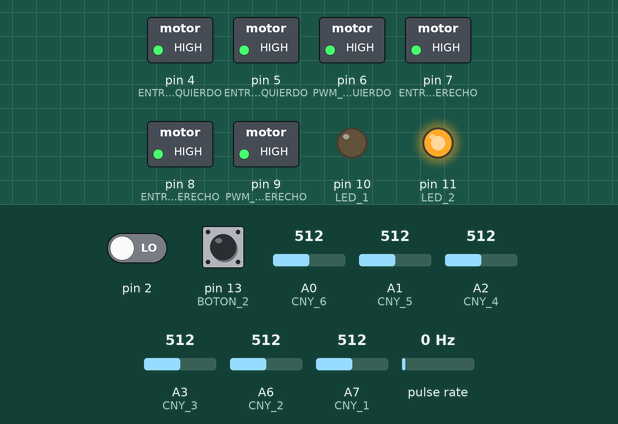
Recording of a sketch running on a simulated Arduino Nano, built with avr-gcc and run on an emulated ATmega328P. Parts: switched loads named in the sketch (green lamp = pin HIGH), output pins drawn as LEDs (lit = HIGH). Wiring (inferred from the names in the program): pulse sensor: data pin 3. Dashed ring = blinking. Inputs (shaded band) come from the test bench; at power-on: pin 13 (BOTON_2) LOW, A0 (CNY_6) = 512, A1 (CNY_5) = 512, pin 2 LOW, A2 (CNY_4) = 512, A3 (CNY_3) = 512, A6 (CNY_2) = 512, A7 (CNY_1) = 512, pulse rate 0 Hz.

Above: at 1.2 s.
1.3 s: pin 13 (BOTON_2) pulled HIGH for 0.15 s
At 1.9 s:
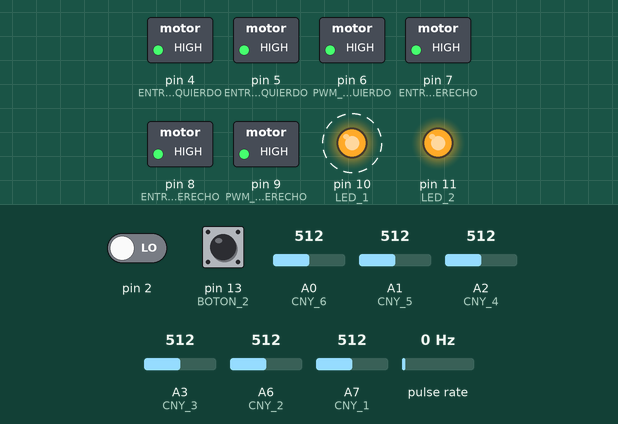
4.4 s: A0 (CNY_6) set to 188
7.4 s: A0 (CNY_6) set to 169
8.9 s: pin 13 (BOTON_2) pulled HIGH for 1 s
At 9.5 s:
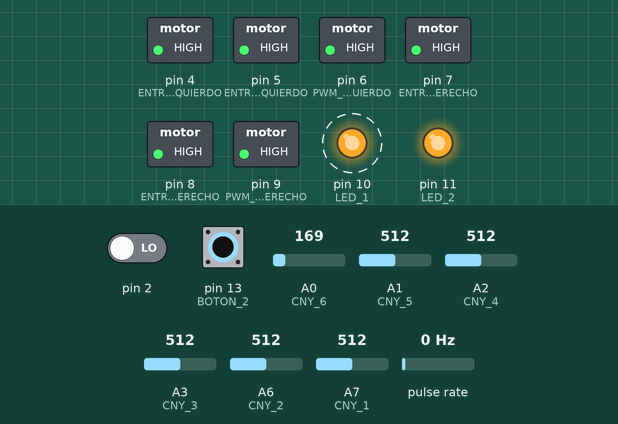
12.9 s: pin 13 (BOTON_2) pulled HIGH for 3.2 s
At 14.5 s:
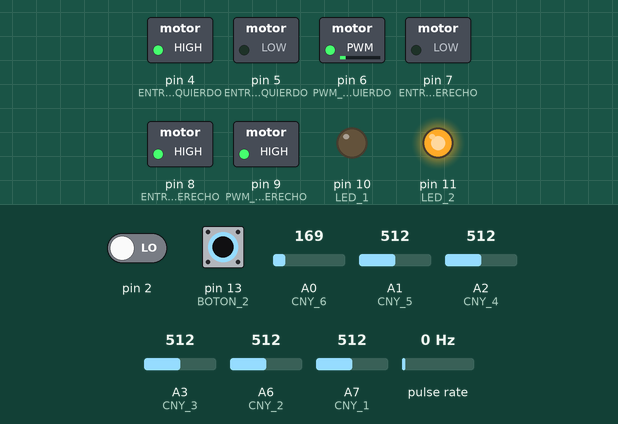
17.6 s: A1 (CNY_5) set to 192
20.6 s: A1 (CNY_5) set to 163
At 21.1 s:
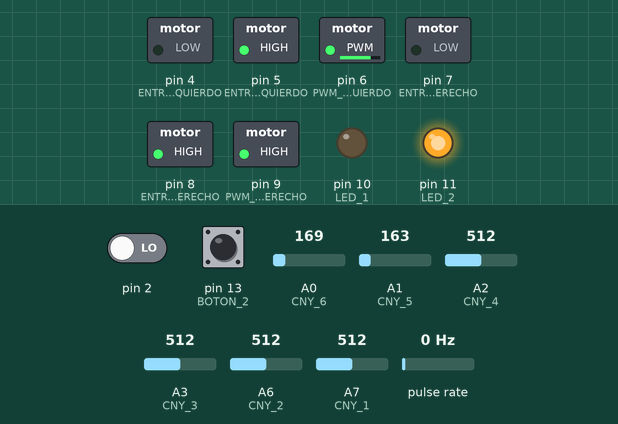
Timing chart, 0 to 23.1 s (numbered marks = the images above; inputs shaded):
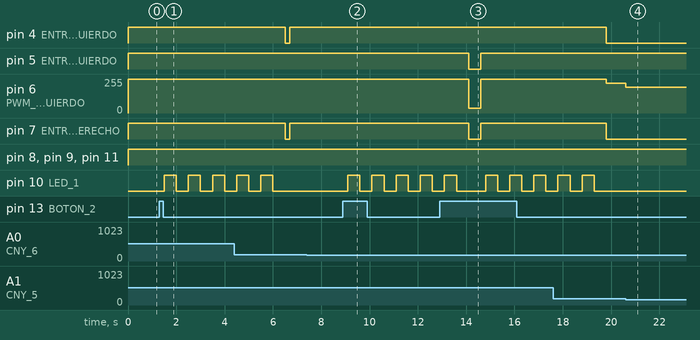

The sketch:

Vanir.ino
```cpp
/***********************************************************/
/* Velocista Vanir                                         */
/*                                                         */
/* Proyecto de robot rastreador basado en el XXXX de AMUVa */
/*                                                         */
/* Creador: Raúl Hurtado Gavilán                           */
/* 2017-04-01                                              */
/***********************************************************/

/*
 * DECLACIÓN DE PINES Y COMPONENTES
 */
// LEDS y BOTONES
#define LED_1 10 // Led azul
#define LED_2 11 // Led rojo

#define BOTON_1 12 // Botón 1
#define BOTON_2 13 // Botón 2

// CNYS
#define CNY_1 A7 // Izquierdo
#define CNY_2 A6
#define CNY_3 A3
#define CNY_4 A2
#define CNY_5 A1
#define CNY_6 A0 // Derecho

// I2C
#define SDA A4 // Central
#define SLC A5 // Central

// ENCODERS
#define ENCODER_IZQUIERDO 2
#define ENCONDER_DERECHO 3

// MOTORES
#define PWM_MOTOR_IZQUIERDO 6 // Motor izquierdo 1
#define ENTRADA_A_MOTOR_IZQUIERDO 5
#define ENTRADA_B_MOTOR_IZQUIERDO 4

#define PWM_MOTOR_DERECHO 9 // Motor derecho 2
#define ENTRADA_A_MOTOR_DERECHO 8
#define ENTRADA_B_MOTOR_DERECHO 7

/*
 * LECTURA SENSORES
 */
bool lectura_CNYS[6]; // Lectura de los sensores para el controlador PD

/*
 *CONTROL PID
 */
float error = 0; // La variable error es la parte proporcional
float error_acumulado = 0; // La variable error_acumulado es la parte integral
float error_anterior = 0; // La variable error_anterior es la parte derivativa

int direccion; // Dirección que se va a tomar en el PD
int direccion_actual; // Dirección actual de la lectura de los sensores activos
int direccion_anterior; // Dirección anterior de la lectura de los sensores activos
int REFERENCIA_DIRECCION = 7; // Dirección dde referencia

// Para 100: 20 y 50
// Para 160: 10,50??
// Para 180: 12,200
// Para 200: 18,225
// Para 220: 22,260
// PAra 255: 30,260

int KP = 30; // Constante proporcional #40
int KD = 260; // Constante derivativa #2500

int VELOCIDAD_BASE = 255; // Velocidad base

int control_pwm; // Señal del PID para los motores
int md_pwm; // Señal para motor derecho
int mi_pwm; // Señal par motor izquierdo

int parar_velocista_blanco = 0; // Variable para parar el velocista si lleva mucho tiempo sin leer nada
int parar_velocista_negro = 0; // Variable para parar el velocista si lleva mucho tiempo en una marca de parada

int MARCA_PARADA_BLANCO = 1000; // Variable para el tiempo de parada en color blanco de la pista
int MARCA_PARADA_NEGRO = 150; // Variable para el tiempo de parada en color negro de la pista

// Variables para el tiempo del control PD
unsigned long tiempo_comienzo = 0;
unsigned long tiempo_fin = 0;
int tiempo_PD = 3;

/*
 * OTRAS VARIABLES
 */
int RETARDO_REGLAMENTARIO = 500;
int REFERENCIA_COLOR = 180;
bool pausa = 0; // Variable para definir el estado de pausa del rastreador

/*
 * ESTADOS DE LA MÁQUINA DE ESTADOS FINITOS (FSM)
 */
#define REPOSO 1
#define CALIBRACION 2
#define SIGUELINEAS 3

byte estado_finito = REPOSO;


/*
 * FUNCIÓN SETUP
 */
void setup()
{
  // PINES DE ENTRADA
  pinMode (BOTON_1, INPUT);
  pinMode (BOTON_2, INPUT);

  pinMode (CNY_1, INPUT);
  pinMode (CNY_2, INPUT);
  pinMode (CNY_3, INPUT);
  pinMode (CNY_4, INPUT);
  pinMode (CNY_5, INPUT);
  pinMode (CNY_6, INPUT);

  // PINES DE SALIDA
  pinMode (LED_1, OUTPUT); // LED azul
  pinMode (LED_2, OUTPUT); // LED rojo

  pinMode (PWM_MOTOR_IZQUIERDO,OUTPUT); // Motor izquierdo 1
  pinMode (ENTRADA_A_MOTOR_IZQUIERDO,OUTPUT);
  pinMode (ENTRADA_B_MOTOR_IZQUIERDO,OUTPUT);

  pinMode (PWM_MOTOR_DERECHO,OUTPUT); // Motor derecho 2
  pinMode (ENTRADA_A_MOTOR_DERECHO,OUTPUT);
  pinMode (ENTRADA_B_MOTOR_DERECHO,OUTPUT);

  // INTERRUPCIONES DE ENCODERS
  attachInterrupt(digitalPinToInterrupt(2),encoderIzquierdo, RISING);
  attachInterrupt(digitalPinToInterrupt(3),encoderDerecho, RISING);

  //configurarBluethoot(); // Función para configurar el Bluethoot

  Serial.begin (9600); // Inicia comunicaciones serie a 9600 bps
}

/*
 * FUNCIÓN LOOP //
 */
void loop()
{
  // Máquina de estados finitos
  switch (estado_finito)
  {
    /*
     * 1: Estado de reposo del rastreador
     */
    case REPOSO:

      controlMotores (0, 0); // Motores parados
      pausa = 0; // Para que al pasar al estado SIGUELÍNEAS comience la cuenta atrás

      // Se resetean las variables de salida de pista
      parar_velocista_blanco = 0;
      parar_velocista_negro = 0;

      digitalWrite (LED_1, LOW);
      digitalWrite (LED_2, HIGH); // Señal de estado REPOSO

      // Elección de estado SIGUELINEAS
      if (digitalRead (BOTON_2) == HIGH)
      {
        delay (200);
        estado_finito = SIGUELINEAS;
      }
      // Elección de estado CALIBRACION
      /*if (digitalRead (BOTON_2) == HIGH)
      {
        delay (200);
        estado_finito = CALIBRACION;
      }*/
      break;

    /*
     * 2: Estado de calibración de los sensores
     */
    case CALIBRACION:

      digitalWrite (LED_1, HIGH); // Señal de estado CALIBRACION
      digitalWrite (LED_2, LOW);

      // Activado de la calibración
      if (digitalRead (BOTON_2) == HIGH)
      {
        delay (200);
        calibracionCNYS ();
      }
      // Elección de estado SIGUELINEAS
      else if (digitalRead (BOTON_1) == HIGH)
      {
        delay (200);
        estado_finito = SIGUELINEAS;
      }

      break;

    /*
     * 3: Estado normal de siguimiento de línea
     */
    case SIGUELINEAS:

      // Si está a 0, realiza la cuenta atrás, si está a 1 la obvia
      if (pausa == 0)
      {
        pausa = 1;
        digitalWrite (LED_1, LOW);
        digitalWrite (LED_2, HIGH); // Señal de estado SIGUELINEAS

        for (byte i = 0; i < 5; i++)
        {
          digitalWrite (LED_1, HIGH);
          delay (RETARDO_REGLAMENTARIO);
          digitalWrite (LED_1, LOW);
          delay (RETARDO_REGLAMENTARIO   );
        }
      }

      if (parar_velocista_blanco > MARCA_PARADA_BLANCO || parar_velocista_negro > MARCA_PARADA_NEGRO)
      {
        estado_finito = REPOSO;
      }

      lecturaCnys (); // Lectura de los sensores

      marcaFrenada ();

      tiempo_comienzo = millis();

      if (tiempo_comienzo - tiempo_fin >= tiempo_PD)
      {
        //Serial.println(millis());

        calculoDireccion ();
        control_pwm = controlPD (); // Cálculo del PID
        actuacionMotores (control_pwm); // Actuación sobre los motores

        tiempo_fin = millis();
      }

      // Elección de estado REPOSO
      if (digitalRead (BOTON_2) == HIGH)
      {
        delay (500);
        estado_finito = REPOSO;
      }

      break;
  }

  //telemetria (); // Activamos la telemetría
}
```

Control.ino
```cpp
/*
 * Función para obtener el sensor activo más a la derecha
 */
int sensorDerecha (bool lectura_CNYS_para_PD[6])
{
 if (lectura_CNYS_para_PD[5] == 1) return(6); // Sensor más a la derecha
 if (lectura_CNYS_para_PD[4] == 1) return(5);
 if (lectura_CNYS_para_PD[3] == 1) return(4);
 if (lectura_CNYS_para_PD[2] == 1) return(3);
 if (lectura_CNYS_para_PD[1] == 1) return(2);
 if (lectura_CNYS_para_PD[0] == 1) return(1); // Sensor más a la izquierda
 return(0); // No se detecta la línea
}

/*
 * Función para obtener el sensor activo más a la izquierda
 */
int sensorIzquierda (bool lectura_CNYS_para_PD[6])
{
 if (lectura_CNYS_para_PD[0] == 1) return(1); // Sensor más a la izquierda
 if (lectura_CNYS_para_PD[1] == 1) return(2);
 if (lectura_CNYS_para_PD[2] == 1) return(3);
 if (lectura_CNYS_para_PD[3] == 1) return(4);
 if (lectura_CNYS_para_PD[4] == 1) return(5);
 if (lectura_CNYS_para_PD[5] == 1) return(6); // Sensor más a la derecha
 return(0); // No se detecta la línea
}

/*
 * Función para detectar si se está leyendo negro en todos los sensores, lo que
 * podría indicar una marca de frenada en la pista
 */
void marcaFrenada ()
{
  if (lectura_CNYS[0] == 1
      && lectura_CNYS[1] == 1
      && lectura_CNYS[2] == 1
      && lectura_CNYS[3] == 1
      && lectura_CNYS[4] == 1
      && lectura_CNYS[5] == 1)
  {
    parar_velocista_negro++;
  }
}

/*
 * Funciones para el cálculo de la dirección
 */
void calculoDireccion () // Para dirección normal
{
  direccion_actual = sensorDerecha(lectura_CNYS) + sensorIzquierda(lectura_CNYS);
}

/*
 * Función de control PD adaptativo
 */
 void controlPDadaptativo ()
 {
   if (direccion == 2 || direccion == 12)
   {
     VELOCIDAD_BASE = 220;
     KP = 22;
     KD = 260;
   }
   else if (direccion == 3 || direccion == 11)
   {
     VELOCIDAD_BASE = 220;
     KP = 22;
     KD = 260;
   }
   else if (direccion == 5 || direccion == 9)
   {
     VELOCIDAD_BASE = 255;
     KP = 26;
     KD = 300;
   }
   else if (direccion == 7)
   {
     VELOCIDAD_BASE = 255;
     KP = 26;
     KD = 300;
   }
 }

/*
 * Función para el control PD
 */
int controlPD ()
{
  int control; // La variable control es la salida del PID

  direccion = direccion_actual;

  // Si perdemos la línea seguimos en la última dirección detectada
  if (direccion == 0) {direccion = direccion_anterior; parar_velocista_blanco++;}
  else                {direccion_anterior = direccion; parar_velocista_blanco = 0;}

  //controlPDadaptativo ();

  error = direccion - REFERENCIA_DIRECCION; // Error respecto a la dirección que se debe tomar

  control = error * KP + (error - error_anterior) * KD; // Control PD

  error_anterior = error; // Parte derivativa

  return(control);
}

/*
 * Función para actuar sobre los motores con la salida del PID
 */
void actuacionMotores (int control_pwm)
{
  int md_pwm; // Señal PWM del motor derecho
  int mi_pwm; // Señal PWM del motor izquierda

  md_pwm = VELOCIDAD_BASE - control_pwm; // Valor del motor derecho
  mi_pwm = VELOCIDAD_BASE + control_pwm; // Valor del motor izquierdo

  controlMotores (mi_pwm, md_pwm); // Actuación de los motores
}

/*
  Funciones de los encoders
  */
void encoderIzquierdo ()
{

}

void encoderDerecho ()
{

}
```

Lecturas.ino
```cpp
/*
 * Función para convertir una entrada analógica en digital
 */
byte analogicoDigital (int entrada_analogica)
{
  byte salida_digital;

  if (entrada_analogica < REFERENCIA_COLOR)
  {
    salida_digital = 0;
  }
  else if (entrada_analogica > REFERENCIA_COLOR)
  {
    salida_digital = 1;
  }

  return (salida_digital);
}

/*
 * Función de calibración de los sensores de suelo
 */
void calibracionCNYS ()
{
  int media_alta = 0;
  int media_baja = 0;
  int lectura_analogica_CNYS[6];

  lectura_analogica_CNYS[0] = analogRead (CNY_1);
  lectura_analogica_CNYS[1] = analogRead (CNY_2);
  lectura_analogica_CNYS[2] = analogRead (CNY_3);
  lectura_analogica_CNYS[3] = analogRead (CNY_4);
  lectura_analogica_CNYS[4] = analogRead (CNY_5);
  lectura_analogica_CNYS[5] = analogRead (CNY_6);

  for (byte i = 0; i < 6; i++)
  {
    media_alta = media_alta + lectura_analogica_CNYS[i];
  }

  media_alta = media_alta / 6;
  digitalWrite (LED_2, HIGH);

  while (digitalRead (BOTON_2) != HIGH)
  {

  }
  digitalWrite (LED_2, LOW);
  delay (500);

  lectura_analogica_CNYS[0] = analogRead (CNY_1);
  lectura_analogica_CNYS[1] = analogRead (CNY_2);
  lectura_analogica_CNYS[2] = analogRead (CNY_3);
  lectura_analogica_CNYS[3] = analogRead (CNY_4);
  lectura_analogica_CNYS[4] = analogRead (CNY_5);
  lectura_analogica_CNYS[5] = analogRead (CNY_6);

  for (byte i = 0; i < 6; i++)
  {
    media_baja = media_baja + lectura_analogica_CNYS[i];
  }

  media_baja = media_baja / 6;

  REFERENCIA_COLOR = (media_alta + media_baja) / 2;

  digitalWrite (LED_2, HIGH);
  delay (500);
}

/*
 * Función de lectura de los sensores de suelo en un instante dado
 */
void lecturaCnys ()
{
  lectura_CNYS[0] = analogicoDigital (analogRead (CNY_1));
  lectura_CNYS[1] = analogicoDigital (analogRead (CNY_2));
  lectura_CNYS[2] = analogicoDigital (analogRead (CNY_3));
  lectura_CNYS[3] = analogicoDigital (analogRead (CNY_4));
  lectura_CNYS[4] = analogicoDigital (analogRead (CNY_5));
  lectura_CNYS[5] = analogicoDigital (analogRead (CNY_6));
}
```

Motores.ino
```cpp
/*
 * FUNCIONES QUE CONTROLAN LOS MOTORES
 */
# define ADELANTE 0
# define ATRAS 1
# define STOP 2

/*
 * Función de control del motor izquierdo
 */
void motorIzquierdo (byte sentido)
{
  switch (sentido)
  {
    case ADELANTE:
      digitalWrite (ENTRADA_A_MOTOR_IZQUIERDO, HIGH);
      digitalWrite (ENTRADA_B_MOTOR_IZQUIERDO, LOW);
      break;
    case ATRAS:
      digitalWrite (ENTRADA_A_MOTOR_IZQUIERDO, LOW);
      digitalWrite (ENTRADA_B_MOTOR_IZQUIERDO, HIGH);
      break;
    case STOP:
      digitalWrite (ENTRADA_A_MOTOR_IZQUIERDO, HIGH);
      digitalWrite (ENTRADA_B_MOTOR_IZQUIERDO, HIGH);
      break;
  }
}

/*
 * Función de control del motor derecho
 */
void motorDerecho (byte sentido)
{
  switch (sentido)
  {
    case ADELANTE:
      digitalWrite (ENTRADA_A_MOTOR_DERECHO, HIGH);
      digitalWrite (ENTRADA_B_MOTOR_DERECHO, LOW);
      break;
    case ATRAS:
      digitalWrite (ENTRADA_A_MOTOR_DERECHO, LOW);
      digitalWrite (ENTRADA_B_MOTOR_DERECHO, HIGH);
      break;
    case STOP:
      digitalWrite (ENTRADA_A_MOTOR_DERECHO, HIGH);
      digitalWrite (ENTRADA_B_MOTOR_DERECHO, HIGH);
      break;
   }
}

/*
 * Función de control de velocidad de los motores
 */
void controlMotores (int motor_izquierdo, int motor_derecho)
{
  // Para motor izquierdo
  if(motor_izquierdo > 0)
  {
    if(motor_izquierdo > 255)
    {
      motor_izquierdo = 255;
    }
    motorIzquierdo (ADELANTE);
    analogWrite (PWM_MOTOR_IZQUIERDO, motor_izquierdo);
  }
  else if(motor_izquierdo < 0)
  {
    if(motor_izquierdo < -255)
    {
      motor_izquierdo = -255;
    }
    motorIzquierdo (ATRAS);
    analogWrite (PWM_MOTOR_IZQUIERDO, -motor_izquierdo);
  }
  else
  {
    motorIzquierdo (STOP);
    analogWrite (PWM_MOTOR_IZQUIERDO, 255);
  }

  // Para motor derecho
  if(motor_derecho > 0)
  {
    if(motor_derecho > 255)
    {
      motor_derecho = 255;
    }
    motorDerecho (ADELANTE);
    analogWrite (PWM_MOTOR_DERECHO, motor_derecho);
  }
  else if(motor_derecho < 0)
  {
    if(motor_derecho < -255)
    {
      motor_derecho = -255;
    }
    motorDerecho (ATRAS);
    analogWrite (PWM_MOTOR_DERECHO,-motor_derecho);
  }
  else
  {
    motorDerecho (STOP);
    analogWrite (PWM_MOTOR_DERECHO, 255);
  }
}
```

Source omitted: Telemetria.ino (5110 bytes)

Measured:
- the behaviour switches between 180 and 179 on A1 (CNY_5) (found by bisection; images 3 and 4)
- after the input at 1.3 s, pin 10 (LED_1): alternates HIGH for 0.50 s and LOW for 0.50 s, starting after 0.20 s
- after the input at 7.4 s, every drawn part: stays the same
- after the input at 8.9 s, pin 10 (LED_1): alternates HIGH for 0.50 s and LOW for 0.50 s, starting after 0.20 s
- after the input at 12.9 s, pin 4 (ENTRADA_B_MOTOR_IZQUIERDO): stays HIGH (without the input it goes to LOW after 1.2 s); pin 5 (ENTRADA_A_MOTOR_IZQUIERDO): HIGH → LOW after 1.2 s, → HIGH 0.50 s later; pin 6 (PWM_MOTOR_IZQUIERDO): 255/255 → 35/255 after 1.2 s, → 255/255 0.50 s later
- after the input at 20.6 s, pin 6 (PWM_MOTOR_IZQUIERDO): 225/255 → 195/255 at once
